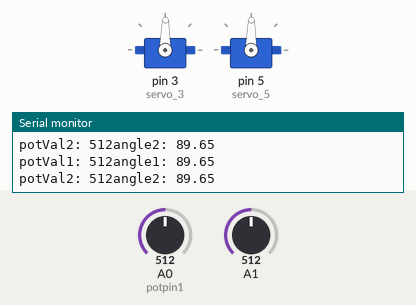
Simulated run of this sketch. Board: Arduino Uno, built with avr-gcc and run on an emulated ATmega328P. Parts: 2 × servo, the last lines printed to the serial monitor. The test bench sets the inputs (shaded band); at power-on: A0 (potpin1) = 512, A1 = 512.

Above: at 1.2 s.
1.3 s: A0 (potpin1) set to 716
At 2.5 s:
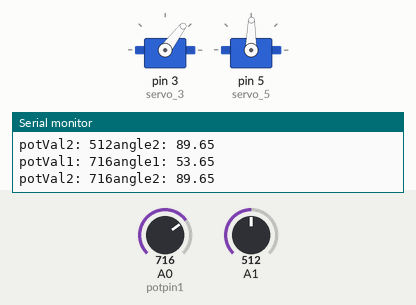
3.5 s: A1 set to 716
At 5.2 s:
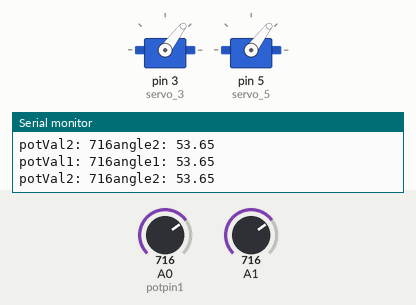
5.5 s: A0 (potpin1) set to 900
At 7.0 s:
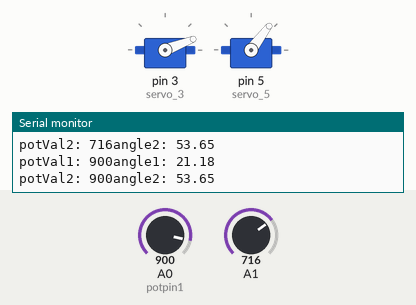
7.5 s: A1 set to 900
At 8.7 s:
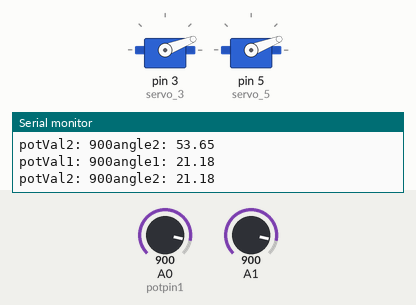
9.5 s: A0 (potpin1) set to 1023
At 10.4 s:
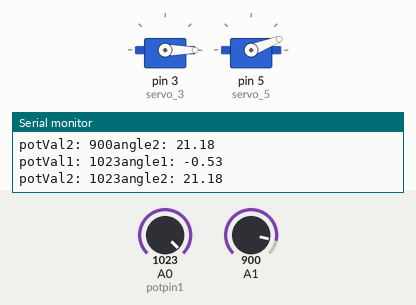
11.5 s: A1 set to 1023
At 13.3 s:
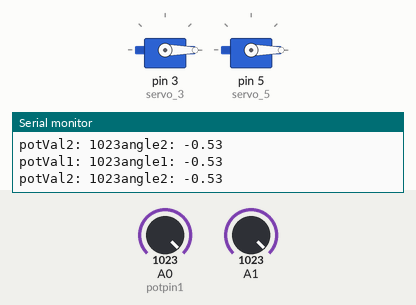
Timing chart, 0 to 14.5 s (numbered marks = the images above; inputs shaded):
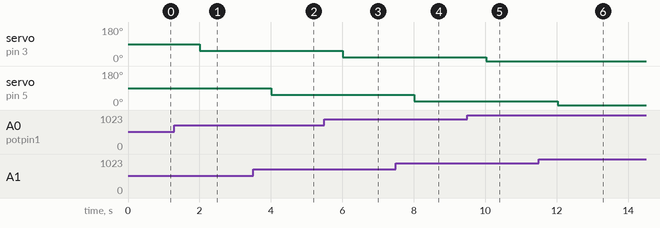

The sketch:

Controlling_2.stervo_motor_displaying_angle.ino
```cpp
#include <Servo.h>


double angle1;
double angle2;
Servo servo_3;
Servo servo_5;
int potpin1 = 0;
int val1;
int potpin2 = 0;
int val2;

void setup(){

    pinMode(A0+0,INPUT);
    servo_3.attach(3); // init pin
    pinMode(A0+1,INPUT);
    servo_5.attach(5); // init pin
  Serial.begin(9600);
}

void loop(){
    val1 = analogRead(potpin1);
    Serial.print("potVal1: ");
    Serial.print(val1);
    angle1 = analogRead(A0+0);
    angle1 = ((angle1) * (180)) / (1020);
    angle1 = (180) - (angle1);
    servo_3.write(angle1); // write to servo
    Serial.print("angle1: ");
    Serial.println(angle1);
    val2 = analogRead(potpin2);
    Serial.print("potVal2: ");
    Serial.print(val2);
    angle2 = analogRead(A0+1);
    angle2 = ((angle2) * (180)) / (1020);
    angle2 = (180) - (angle2);
    servo_5.write(angle2); // write to servo
    Serial.print("angle2: ");
    Serial.println(angle2);
  delay(1000);
}
```

Measured:
- after the input at 1.3 s, servo on pin 3 (servo_3): 89° → 53° after 0.71 s
- after the input at 3.5 s, servo on pin 5 (servo_5): 89° → 53° after 0.51 s
- after the input at 5.5 s, servo on pin 3 (servo_3): 53° → 21° after 0.51 s
- after the input at 7.5 s, servo on pin 5 (servo_5): 53° → 21° after 0.52 s
- after the input at 9.5 s, servo on pin 3 (servo_3): 21° → 0° after 0.52 s
- after the input at 11.5 s, servo on pin 5 (servo_5): 21° → 0° after 0.53 s
